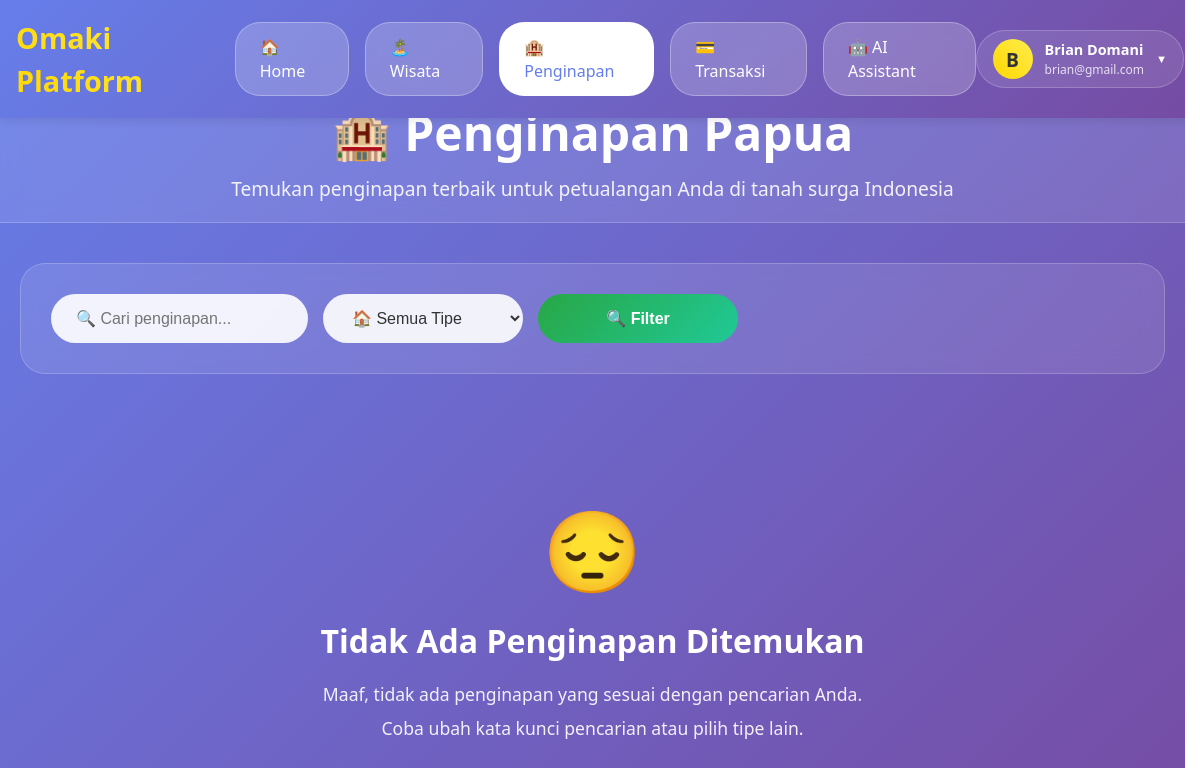
Page /users/penginapan/userpenginapan.php (signed in) on the earlier database version.
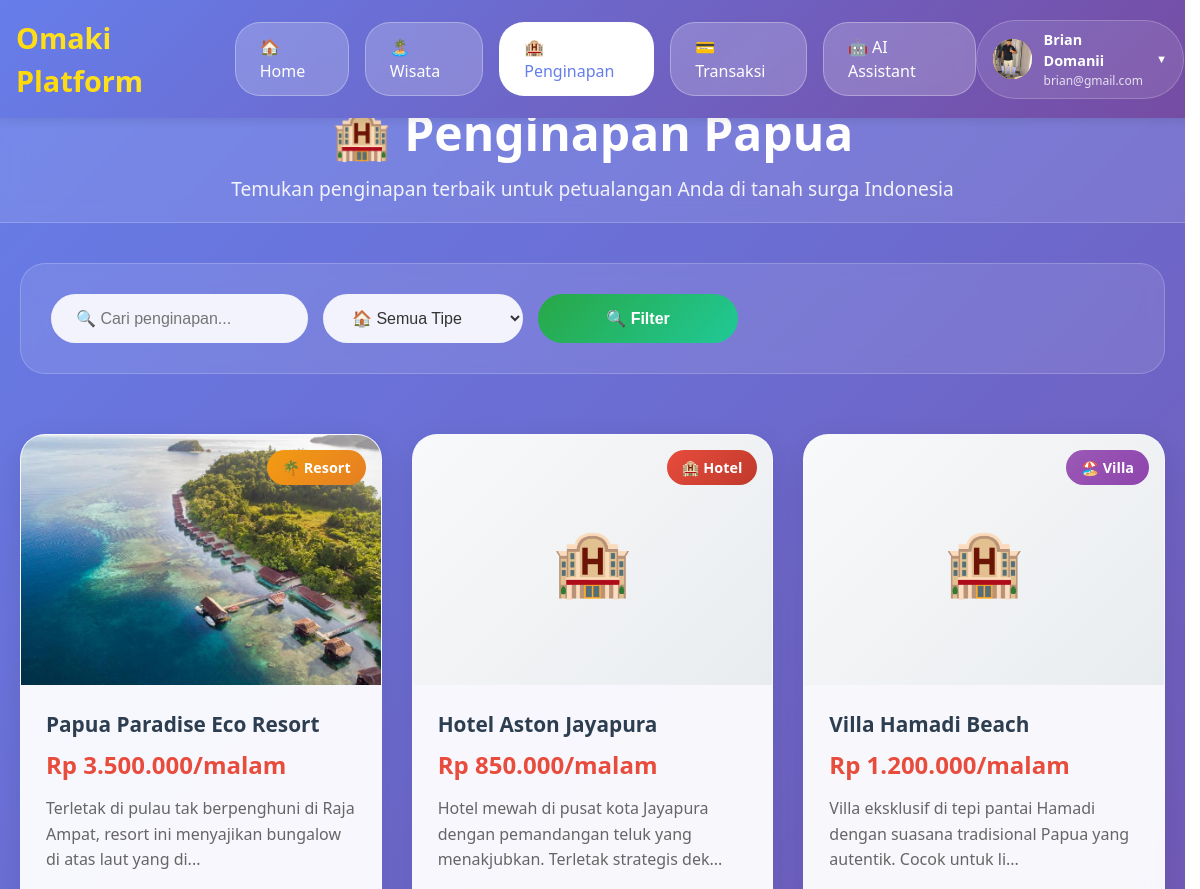
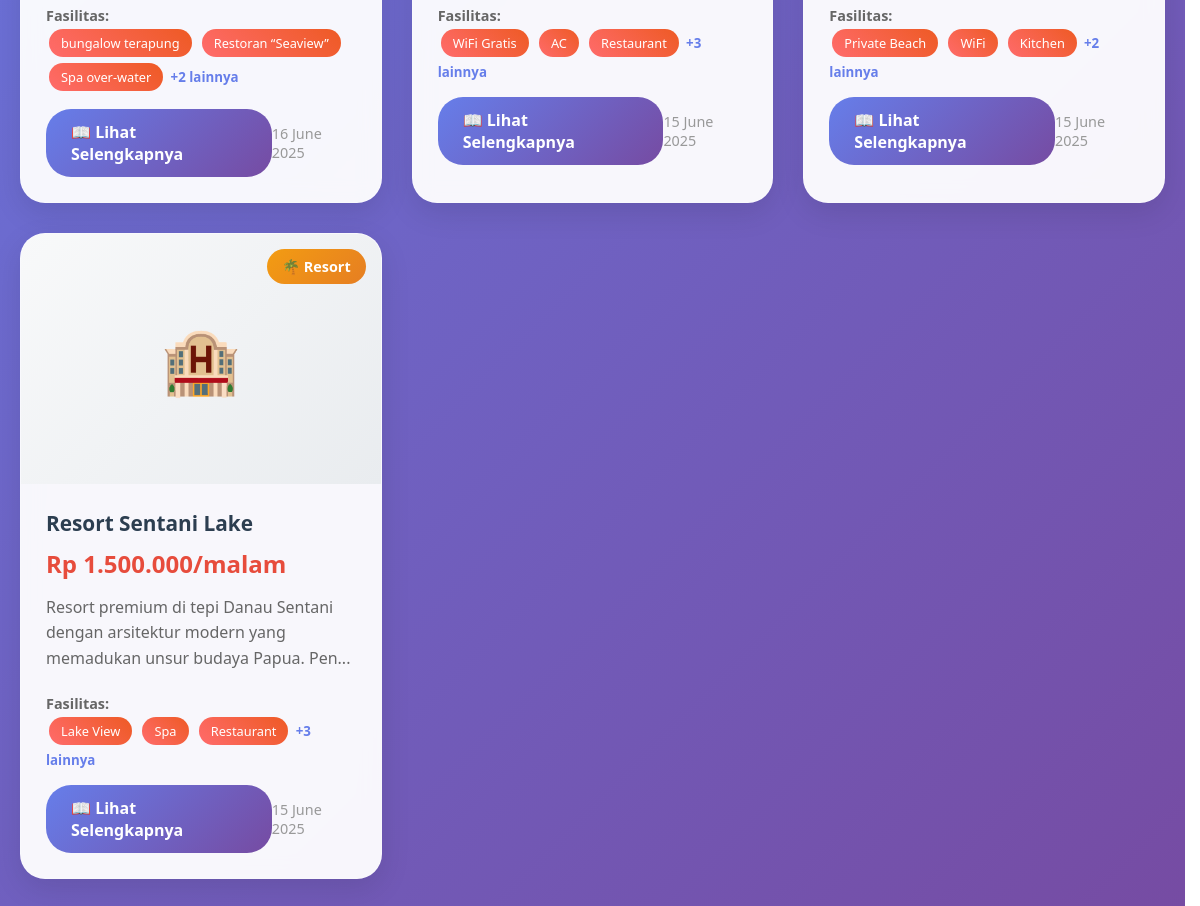
Same page on the later database version (2 pictures, top to bottom).
### tables this page shows
CREATE TABLE `users` (
  `id` int(11) NOT NULL,
  `email` varchar(100) NOT NULL,
  `password` varchar(255) NOT NULL,
  `full_name` varchar(100) NOT NULL,
  `phone` varchar(20) DEFAULT NULL,
  `address` text DEFAULT NULL,
  `profile_image` varchar(255) DEFAULT 'default-user.jpg',
  `created_at` timestamp NOT NULL DEFAULT current_timestamp(),
  `updated_at` timestamp NOT NULL DEFAULT current_timestamp() ON UPDATE current_timestamp()
);

CREATE TABLE `penginapan` (
  `id` int(11) NOT NULL,
  `judul` varchar(255) NOT NULL,
  `deskripsi` text NOT NULL,
  `harga` decimal(10,2) NOT NULL,
  `lokasi` varchar(255) NOT NULL,
  `tipe` enum('hotel','villa','resort') NOT NULL,
  `fasilitas` text NOT NULL,
  `photo` varchar(255) NOT NULL,
  `created_at` timestamp NOT NULL DEFAULT current_timestamp(),
  `updated_at` timestamp NOT NULL DEFAULT current_timestamp() ON UPDATE current_timestamp()
);

### users/penginapan/userpenginapan.php (the view, shortened to what the changed rows need)
<?php
$database = new Database();
$db = $database->getConnection();
$view_mode = isset($_GET['view']) ? $_GET['view'] : 'list';
$penginapan_data = [];
$where_clause = '';
$query = "SELECT * FROM penginapan {$where_clause} ORDER BY created_at DESC";
$stmt = $db->prepare($query);
$stmt->execute();
$result = $stmt->get_result();
while ($row = $result->fetch_assoc()) {
    $penginapan_data[] = $row;
}
function formatPrice($price) {
    return 'Rp ' . number_format($price, 0, ',', '.');
}
function formatDate($date) {
    return date('d F Y', strtotime($date));
}
function truncateText($text, $limit) {
    return substr($text, 0, $limit) . '...';
}
?>
<!DOCTYPE html>
<html lang="id">
<head>
    <link href="https://cdnjs.cloudflare.com/ajax/libs/font-awesome/6.0.0/css/all.min.css" rel="stylesheet">
    <link rel="stylesheet" href="userpenginapan.css">
</head>
<body>
    <?php include '../components/navbar.php'; ?>
    <div class="page-header">
        <h1>🏨 Penginapan Papua</h1>
    </div>
    <div class="container">
        <div class="content-wrapper">
            <?php if ($view_mode === 'list'): ?>
                <?php if (!empty($penginapan_data)): ?>
                    <div class="articles-grid">
                        <?php foreach ($penginapan_data as $penginapan): ?>
                            <div class="article-card" onclick="location.href='?view=detail&id=<?php echo $penginapan['id']; ?>'">
                                <div class="article-image">
                                    <?php if ($penginapan['photo'] && file_exists('../../uploads/' . $penginapan['photo'])): ?>
                                        <img src="../../uploads/<?php echo htmlspecialchars($penginapan['photo']); ?>"
                                             alt="<?php echo htmlspecialchars($penginapan['judul']); ?>">
                                    <?php else: ?>
                                        <div class="placeholder-image">
                                            🏨
                                        </div>
                                    <?php endif; ?>
                                    <div class="card-category category-<?php echo $penginapan['tipe']; ?>">
                                        <?php
                                        $tipe_icons = [
                                            'hotel' => '🏨 Hotel',
                                            'villa' => '🏖️ Villa',
                                            'resort' => '🌴 Resort'
                                        ];
                                        echo $tipe_icons[$penginapan['tipe']] ?? ucfirst($penginapan['tipe']);
                                        ?>
                                    </div>
                                </div>
                                <div class="article-card-content">
                                    <h4 class="article-card-title"><?php echo htmlspecialchars($penginapan['judul']); ?></h4>
                                    <div class="article-card-price"><?php echo formatPrice($penginapan['harga']); ?>/malam</div>
                                    <div class="card-description">
                                        <?php echo truncateText(htmlspecialchars($penginapan['deskripsi']), 100); ?>
                                    </div>
                                    <?php if ($penginapan['fasilitas']): ?>
                                    <div class="facilities-preview">
                                        <strong style="font-size: 0.9rem; color: #666;">Fasilitas:</strong><br>
                                        <?php
                                        $fasilitas = array_map('trim', explode(',', $penginapan['fasilitas']));
                                        foreach (array_slice($fasilitas, 0, 3) as $fasilitas_item):
                                        ?>
                                            <span class="facility-tag"><?php echo htmlspecialchars($fasilitas_item); ?></span>
                                        <?php endforeach; ?>
                                        <?php if (count($fasilitas) > 3): ?>
                                            <small style="color: #667eea; font-weight: bold;">+<?php echo count($fasilitas) - 3; ?> lainnya</small>
                                        <?php endif; ?>
                                    </div>
                                    <?php endif; ?>
                                    <div class="card-actions">
                                        <a href="?view=detail&id=<?php echo $penginapan['id']; ?>" class="btn-detail">
                                            📖 Lihat Selengkapnya
                                        </a>
                                        <span class="card-date">
                                            <?php echo formatDate($penginapan['created_at']); ?>
                                        </span>
                                    </div>
                                </div>
                            </div>
                        <?php endforeach; ?>
                    </div>
                <?php else: ?>
                    <div class="no-results">
                        <div style="font-size: 5rem; margin-bottom: 1rem;">😔</div>
                        <h3>Tidak Ada Penginapan Ditemukan</h3>
                        <p>Maaf, tidak ada penginapan yang sesuai dengan pencarian Anda.</p>
                        <p>Coba ubah kata kunci pencarian atau pilih tipe lain.</p>
                    </div>
                <?php endif; ?>
            <?php endif; ?>
        </div>
    </div>
</body>
</html>

### users/components/navbar.php (shortened to what the changed rows need)
<?php
$current_dir = dirname($_SERVER['PHP_SELF']);
$in_dashboard = strpos($current_dir, '/users/dashboard') !== false;
$in_wisata = strpos($current_dir, '/users/wisata') !== false;
$in_penginapan = strpos($current_dir, '/users/penginapan') !== false;
$in_chatbot = strpos($current_dir, '/users/chatbot') !== false;
$in_components = strpos($current_dir, '/users/components') !== false;
if ($in_dashboard || $in_wisata || $in_penginapan || $in_chatbot || $in_components) {
    $uploads_path = '../../uploads/';
} else {
    $base_path = '../';
    $users_path = '';
    $config_path = '../config/';
    $uploads_path = '../uploads/';
    $logout_path = '../logout.php';
}
$user_id = $_SESSION['user_id'];
$user_name = $_SESSION['user_name'];
$user_email = $_SESSION['user_email'];
$db = getDbConnection();
$stmt = $db->prepare("SELECT full_name, email, phone, address, profile_image FROM users WHERE id = ?");
$stmt->bind_param("i", $user_id);
$stmt->execute();
$result = $stmt->get_result();
$user_data = $result->fetch_assoc();
?>
<header class="header navbar-header">
    <div class="header-content navbar-header-content">
        <div class="logo">
            <h1>Omaki Platform</h1>
        </div>
        <div class="profile-dropdown" id="profileDropdown">
            <div class="profile-trigger" onclick="toggleDropdown()">
                <div class="user-avatar">
                    <?php if ($user_data['profile_image'] && file_exists($uploads_path . 'profile_images/' . $user_data['profile_image'])): ?>
                        <img src="<?php echo $uploads_path; ?>profile_images/<?php echo htmlspecialchars($user_data['profile_image']); ?>" alt="Profile">
                    <?php else: ?>
                        <?php echo strtoupper(substr($user_name, 0, 1)); ?>
                    <?php endif; ?>
                </div>
                <div class="user-info">
                    <div class="user-name"><?php echo htmlspecialchars($user_name); ?></div>
                    <small class="user-email"><?php echo htmlspecialchars($user_email); ?></small>
                </div>
                <span class="dropdown-arrow">▼</span>
            </div>
        </div>
    </div>
</header>

Differences in the rows shown:
now on this page (row edited): users: profile_image (picture)
added penginapan: photo (picture), tipe "🌴 Resort", judul "Papua Paradise Eco Resort", harga "Rp 3.500.000", deskripsi "Terletak di pulau tak berpenghuni di Raja Ampat, resort ini menyajikan bungalow di atas laut yang di...", fasilitas "bungalow terapung", fasilitas "Restoran “Seaview”", fasilitas "Spa over‑water", count($fasilitas)-3 "2", created_at "16 June 2025"
added penginapan: tipe "🏨 Hotel", judul "Hotel Aston Jayapura", harga "Rp 850.000", deskripsi "Hotel mewah di pusat kota Jayapura dengan pemandangan teluk yang menakjubkan. Terletak strategis dek...", fasilitas "WiFi Gratis", fasilitas "AC", fasilitas "Restaurant", count($fasilitas)-3 "3", created_at "15 June 2025"
added penginapan: tipe "🏖️ Villa", judul "Villa Hamadi Beach", harga "Rp 1.200.000", deskripsi "Villa eksklusif di tepi pantai Hamadi dengan suasana tradisional Papua yang autentik. Cocok untuk li...", fasilitas "Private Beach", fasilitas "WiFi", fasilitas "Kitchen", count($fasilitas)-3 "2", created_at "15 June 2025"
added penginapan: tipe "🌴 Resort", judul "Resort Sentani Lake", harga "Rp 1.500.000", deskripsi "Resort premium di tepi Danau Sentani dengan arsitektur modern yang memadukan unsur budaya Papua. Pen...", fasilitas "Lake View", fasilitas "Spa", fasilitas "Restaurant", count($fasilitas)-3 "3", created_at "15 June 2025"
Other differences:
$user_name: "Brian Domani" → "Brian Domanii"
substr($user_name, 0, 1): "B" → (not shown)
text no longer shown: "😔 Tidak Ada Penginapan Ditemukan Maaf, tidak ada penginapan yang sesuai dengan pencarian Anda. Coba ubah kata kunci pencarian atau pilih tipe lain."
